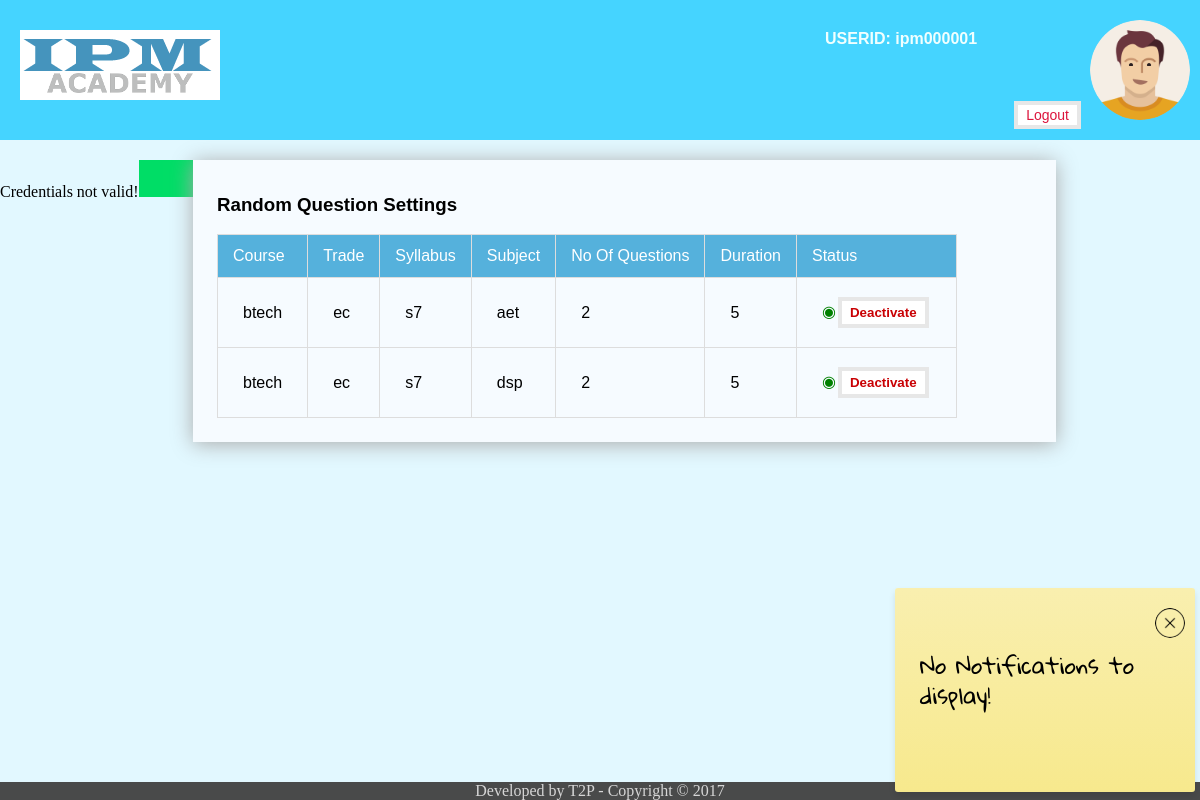
The app's page /randomsettingsbank.php (signed in) with its own data.
### tables this page shows
CREATE TABLE IF NOT EXISTS `random_sub` (
  `course` varchar(15) NOT NULL,
  `trade` varchar(15) NOT NULL,
  `syllabus` varchar(15) NOT NULL,
  `subject` varchar(15) NOT NULL,
  `noq` int(10) NOT NULL,
  `duration` int(10) NOT NULL,
  `active` int(11) NOT NULL
);

### randomsettingsbank.php (the view, shortened to what this page needs)
<!doctype html>
<html>
<head>
<link href="/ipm/css/main.css" type="text/css" rel="stylesheet" />
</head>
<body>
<div id="topbar">
	<div id="mainlogo"></div>
	<div id="tpbarright">
		<div id="tpbartxt">
				<?php
					if(isset($_SESSION['userid']))
					 {echo ("USERID: ".$_SESSION['userid']);
					  echo("<a class='button logout' href='logout.php'>Logout</a>");
					 }
					else
						header("Location:adminlogin.php");
				?>
		</div>
		<div class="gendicon <?php echo ('male'); ?>"></div>
	</div>
</div>
<div id="main">
	<div id= 'notification' class="cusscroll" >
	 <?php
		include("shownotification.php");
	?>
	</div>
	<div id="leftpane">
		<?php include("adminsidebar.php");	?>
	</div>
	<div id="surface">
		<div id="body_card">
			<?php
				include ('backend/mysqli_plug.php');
				$query="SELECT * from `ipm`.`random_sub`;";
				$result=mysqli_query($db,$query);
			?>
			<h3>Random Question Settings</h3>
			<table class="tbl">
			<tr class="tbl_head">
				<td>Course</td>
				<td>Trade</td>
				<td>Syllabus</td>
				<td>Subject</td>
				<td>No Of Questions</td>
				<td>Duration</td>
				<td>Status</td>
			</tr>
			<?php
			$rows=0;
			if($result) $rows = mysqli_num_rows($result);
			if($rows !=0)
				{
					while($temp=mysqli_fetch_array($result))
					{
						echo "<tr><td>".$temp['course']."</td>";
						echo "<td>".$temp['trade']."</td>";
						echo "<td>".$temp['syllabus']."</td>";
						echo "<td>".$temp['subject']."</td>";
						echo "<td>".$temp['noq']."</td>";
						echo "<td>".$temp['duration']."</td>";
						if($temp['active']==1)
						echo "<td><font color='#008000' face='Tahoma, Geneva, sans-serif'>&#9673;</font><button name='test' class='button smallbtn' type='button' value='0' onclick='editrandom(this)'><font color='#C90104' face='Tahoma, Geneva, sans-serif'>Deactivate</font></button></td>";
					}
				}
				else echo"<tr><td colspan='6'>No records found</td></tr>";
			?>
			</table>
		</div>
	</div>
<div id="footer">
Developed by T2P - Copyright © 2017
</div>
</div>
</body>
</html>

### css/main.css (style rules this page uses)
body { background-color: rgba(177, 237, 255, 0.36); }
#footer { position: fixed; bottom: 0px; left: 0px; width: 100%; z-index: 8; text-align: center; color: #d6d6d6; background-color: #494a4a; }
#topbar { background-color: rgb(69, 212, 255); height: 140px; width: 100%; position: fixed; top: 0px; left: 0px; z-index: 10; }
#mainlogo { background-image: url(../resources/ipm_logo.png); background-size: contain; width: 200px; height: 70px; position:fixed; top: 30px; left: 20px; }
#tpbarright { position: fixed; right: 20px; height: 120px; width: 300px; }
#tpbartxt { position:fixed; height: 95px; width: 250px; top: 20px; right: 115px; color: azure; font-size: 16px; font-weight: 600; font-family: 'lucida grande',tahoma,verdana,arial,sans-serif; padding: 10px; }
.gendicon { position: fixed; height: 100px; width: 100px; border-radius: 50%; right: 10px; top: 20px; background-size: contain; overflow: hidden; }
.male { background-image: url(../resources/male.png); }
#leftpane { position: fixed; top: 160px; left: 0px; }
#main { position: relative; top: 152px; width: 100%; }
#surface { display: inline-block; vertical-align: top; margin-left: 185px; }
#body_card { position: relative; background-color: #f6fbff; height: auto; width: 815px; padding: 1.5rem; padding-top: 15px; box-shadow: 0 2px 20px #aaa; font-family: 'lucida grande',tahoma,verdana,arial,sans-serif; }
.button { background-color: white; color: black; border: 4px solid #e7e7e7; text-align: center; text-decoration: none; font-weight: 600; display: inline-block; margin: 4px 2px; -webkit-transition-duration: 0.2s; transition-duration: 0.2s; cursor: pointer; }
.smallbtn { padding: 4px 8px; }
.logout { font-size: 14px; font-weight: 300; color: crimson; position: absolute; bottom: 2px; right: 2px; padding: 2px 8px; }
.tbl { border-collapse: collapse; }
.tbl td { border: 1px solid #ddd; padding: 15px 25px; }
.tbl_head td { background-color:rgb(85, 177, 220); padding: 12px 15px; color: white; }
#notification { display: block; padding: 4px 25px 25px; margin: 0 auto 3px auto; width: 250px; height: 175px; font: 20px 'Gloria Hallelujah', cursive; line-height: 1.5; border: 0; border-radius: 3px; background: -webkit-linear-gradient(#F9EFAF, #F7E98D); background: -moz-linear-gradient(#F9EFAF, #F7E98D); background: -o-linear-gradient(#F9EFAF, #F7E98D); background: -ms-linear-gradient(#F9EFAF, #F7E98D); background: linear-gradient(#F9EFAF, #F7E98D); box-shadow: 0 4px 6px rgba(0,0,0,0.1); overflow-y: scroll; transition: box-shadow 0.5s ease; font-smoothing: subpixel-antialiased; max-width: 520px; max-height: 250px; float: right; position: fixed; bottom: 5px; right: 5px; z-index: 9; }

### records on screen
random_sub: course "btech", trade "ec", syllabus "s7", subject "aet", noq "2", duration "5", active "Deactivate"
random_sub: course "btech", trade "ec", syllabus "s7", subject "dsp", noq "2", duration "5", active "Deactivate"

### other values on screen
$_SESSION['userid'] "ipm000001"
